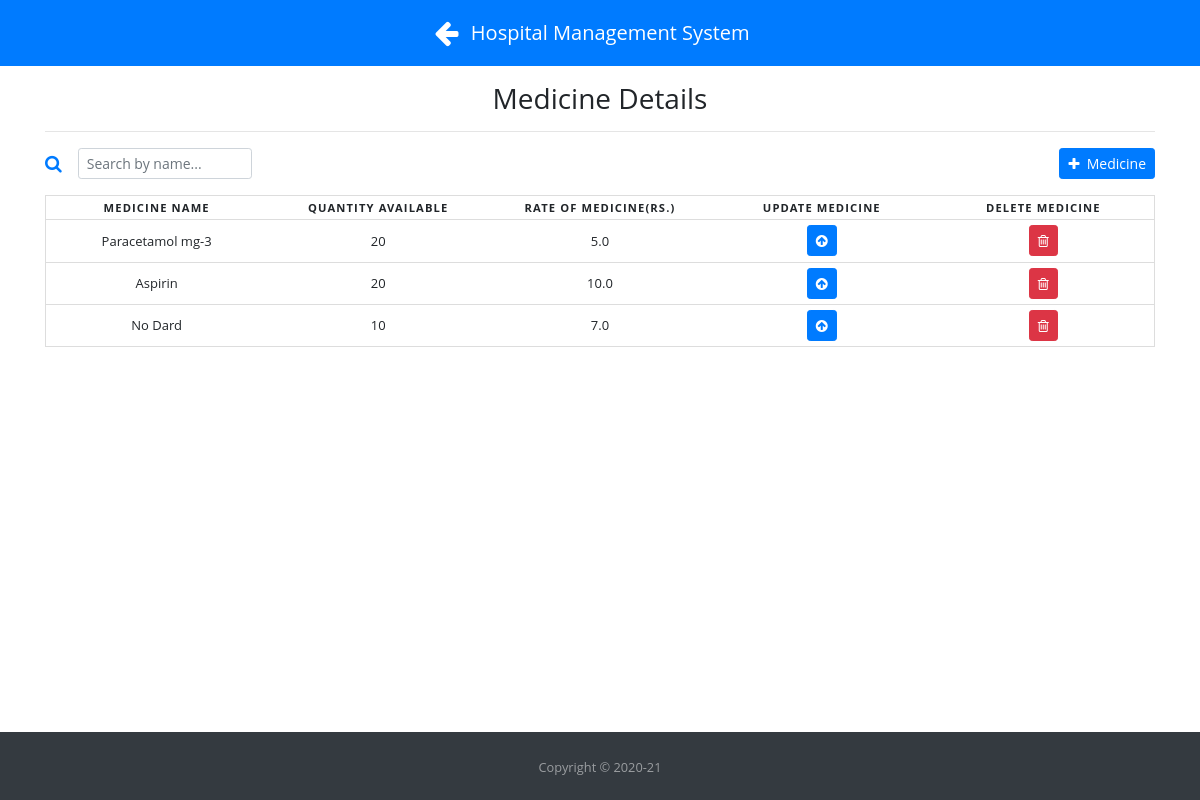
/medicineDetails (signed in), run on an earlier commit of the app's database.
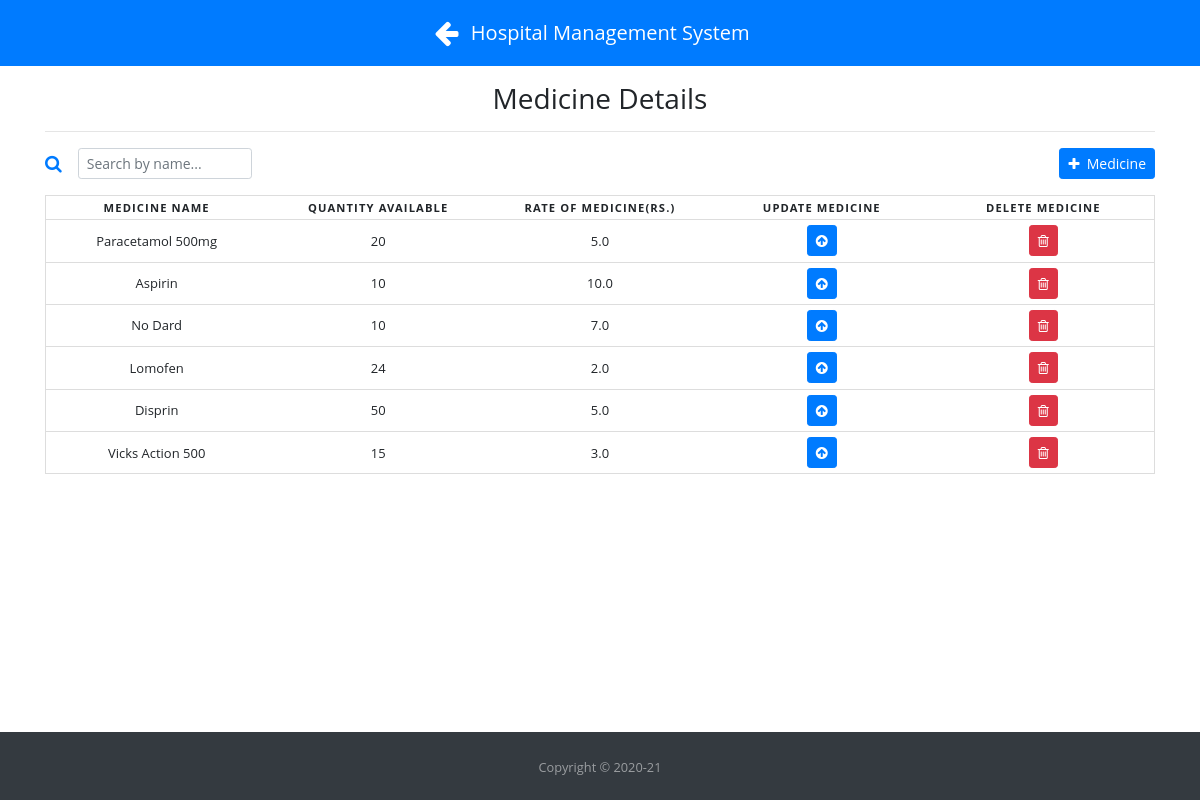
And on a later commit of the database.
### app.py (models this page shows, shortened)
class Medicine(db.Model):
    id = db.Column(db.Integer, primary_key=True)
    name = db.Column(db.String(50), unique=True, nullable=False)
    quantity_available = db.Column(db.Integer, nullable=False)
    rate_of_medicine = db.Column(db.Float, nullable=True)

### app.py (the view)
@app.route('/medicineDetails', methods=['GET','POST'])
def medicineDetails():
    if 'loggedin' in session:
        all_medicines = Medicine.query.all()
        if request.method == 'POST' and 'name' in request.form \
            and 'quantity' in request.form and 'rate' in request.form:
            name = request.form['name']
            quantity_available = request.form['quantity']
            rate_of_medicine = request.form['rate']
            med = Medicine(name=name, quantity_available = quantity_available, rate_of_medicine = rate_of_medicine)
            db.session.add(med)
            db.session.commit()
            flash('Medicine added successfully', category='info')
            return redirect(url_for('medicineDetails'))
        else:
            return render_template('medDetails.html', all_medicines=all_medicines)
    else:
        flash('Please Sign-in first!', category='warning')
        return redirect(url_for('index'))

### templates/medDetails.html (shortened to what this page needs)
{% extends "base.html" %}
{% block head %}
<link rel="stylesheet" href="{{ url_for('static', filename='css/floating-labels.css') }}">
<link rel="stylesheet" href="{{ url_for('static', filename='css/ResponsiveTable.css') }}">
{% endblock %}
{% block body %}
    <div class="mb-2 mt-3 text-center">
        <h1 class="h3 mb-3 font-weight-normal">Medicine Details</h1>
        <hr>
    </div>
    <div class="title mt-3">
        <h3 style="display:inline-flex;">
            <form class="form-inline active-cyan-3 active-cyan-4">
                <i class="fa fa-search text-primary" style="font-size: large;" aria-hidden="true"></i>
                <input class="form-control form-control-sm ml-3 w-75" type="text" id="searchField" onkeyup="searchFunction()" title="Type in Medicine Name" placeholder="Search by name..." aria-label="Search">
            </form>
        </h3>
        <a href="#" data-toggle="modal" data-target="#addMedicine" class="btn btn-primary btn-sm text-white" style="display:inline-flex; float: right;"><i class="fa fa-plus mt-1"></i>&nbsp; Medicine</a>
    </div>
    <table class="mt-2" id="medicineTable">
        <thead>
            <tr>
                <th scope="col">Medicine Name</th>
                <th scope="col">Quantity Available</th>
                <th scope="col">Rate of Medicine(Rs.)</th>
                <th scope="col">Update Medicine</th>
                <th scope="col">Delete Medicine</th>
            </tr>
        </thead>
        <tbody>
            {% for medicine in all_medicines %}
                <tr>
                    <td data-label="Medicine Name">{{ medicine.name }}</td>
                    <td data-label="Quantity Available">{{ medicine.quantity_available }}</td>
                    <td data-label="Rate of Medicine(Rs.)">{{ medicine.rate_of_medicine }}</td>
                    <td data-label="Update Medicine"><a href="#" data-toggle="modal" data-target="#update{{ medicine.id }}" class="btn btn-sm btn-primary text-white"><i class="fa fa-arrow-circle-up"></i></a></td>
                    <td data-label="Delete Medicine"><a href="#" data-toggle="modal" data-target="#delete{{ medicine.id }}" class="btn btn-sm btn-danger text-white"><i class="fa fa-trash-o"></i></a></td>
                </tr>
            {% endfor %}
        </tbody>
    </table>
{% endblock %}

### templates/base.html (shortened to what this page needs)
<!DOCTYPE html>
<html lang="en">
<head>
    <link rel="stylesheet" href="{{ url_for('static', filename='css/style.css') }}">
    <link rel="stylesheet" href="https://stackpath.bootstrapcdn.com/bootstrap/4.3.1/css/bootstrap.min.css"
>
    <link href="https://stackpath.bootstrapcdn.com/font-awesome/4.7.0/css/font-awesome.min.css" rel="stylesheet" type="text/css">
    {% block head %} {% endblock %}
</head>
<body class="d-flex flex-column">
    <nav class="navbar navbar-expand-md navbar-dark bg-primary justify-content-center">
      {% if not home and not index %}
        <h3 class="mt-2"><a href="{{ url_for('home') }}" style="color: white;"><i class="fa fa-arrow-left"></i></a></h3>
      {% endif %}
        <a class="navbar-brand" href="/">
          Hospital Management System
        </a>
    </nav>
    <div id="page-content">
        <div class="container">
            {% block body %} {% endblock %}
        </div>
    </div>
    <footer id="sticky-footer" class="py-4 bg-dark text-white-50">
        <div class="container text-center">
            <small>Copyright &copy; 2020-21</small>
        </div>
    </footer>
</body>
</html>

### static/css/style.css (style rules this page uses)
html, body { height: 100%; }
#page-content { flex: 1 0 auto; }
#sticky-footer { flex-shrink: none; }

### static/css/ResponsiveTable.css (style rules this page uses)
body { font-family: "Open Sans", sans-serif; line-height: 1.25; }
table { border: 1px solid #ccc; border-collapse: collapse; margin: 0; padding: 0; width: 100%; table-layout: fixed; }
table tr { background-color: white; border: 1px solid #ddd; padding: .35em; font-size: 13px; }
table th, table td { padding: .4em; text-align: center; }
table th { font-size: .7rem; letter-spacing: .1em; text-transform: uppercase; }

What changed in the data, as far as the page shows it:
changed Medicine: name "Paracetamol mg-3" → "Paracetamol 500mg"
changed Medicine "Aspirin": quantity_available "20" → "10"
added Medicine: name "Lomofen", quantity_available "24", rate_of_medicine "2.0"
added Medicine: name "Disprin", quantity_available "50", rate_of_medicine "5.0"
added Medicine: name "Vicks Action 500", quantity_available "15", rate_of_medicine "3.0"
